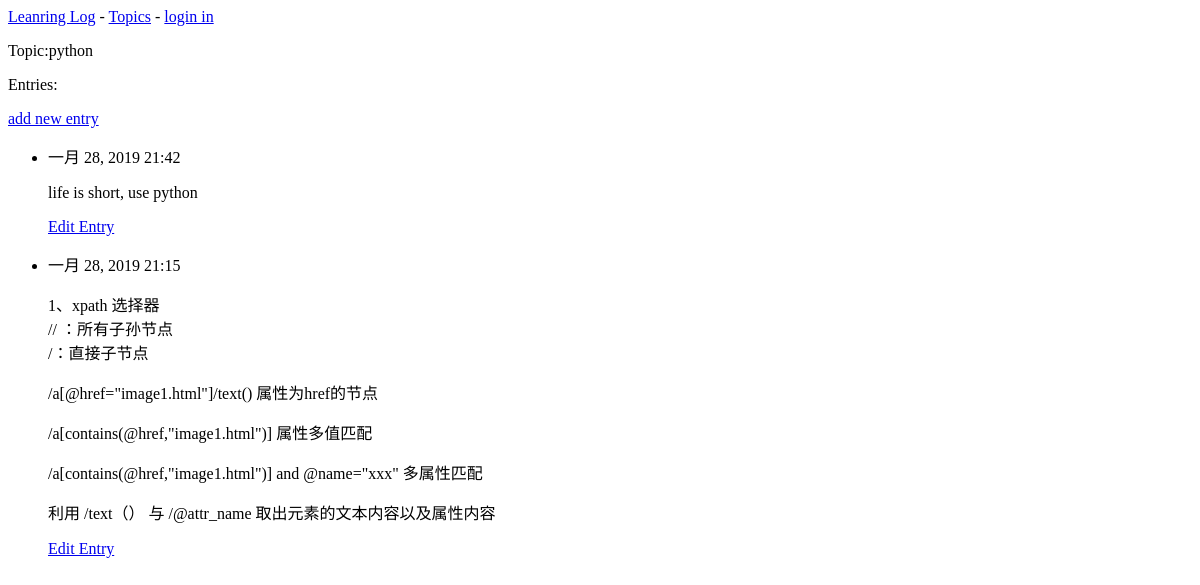
Before: /topics/2/ with the older database file.
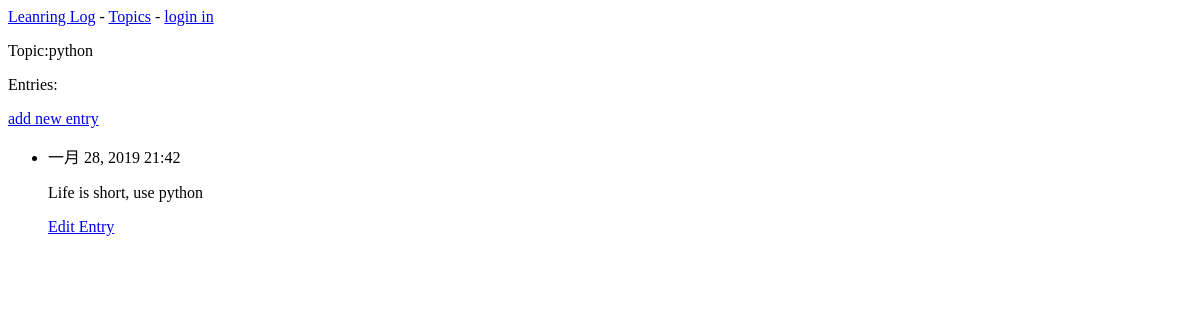
After: the same page with the newer database file.
### learning_logs/models.py (models this page shows, shortened)
class Topic(models.Model):
    text = models.CharField(max_length=200)
    date_added = models.DateTimeField(auto_now_add=True)
    def __str__(self):
        return self.text

class Entry(models.Model):
    topic = models.ForeignKey(Topic, on_delete=models.CASCADE)
    text = models.TextField()
    date_added = models.DateTimeField(auto_now_add=True)
    class Meta:
        ordering = ['-date_added']
        verbose_name_plural = 'entries'

### learning_logs/views.py (the view)
# urls.py: url(r'^topics/(?P<topic_id>\d+)/$', views.topic, name='topic'),
def topic(request, topic_id):
    topic = Topic.objects.get(pk=topic_id)
    entries = topic.entry_set.order_by('-date_added')
    context = {
        'topic':topic,
        'entries':entries
    }
    return render(request, 'learning_logs/topic.html', context)

### learning_logs/templates/learning_logs/topic.html
{% extends "learning_logs/base.html"%}
{% block content %}
	<p>Topic:{{ topic }}</p>
	<p>Entries:</p>
	<p>
		<a href="{% url 'learning_logs:new_entry' topic.id %}">add new entry</a>
	</p>
	<ul>
	{% for entry in entries %}
		<li>
			<p>{{ entry.date_added|date:'M d, Y H:i' }}</p>
			<p>{{ entry.text|linebreaks }}</p>
			<p>
				<a href="{% url 'learning_logs:edit_entry' entry.id %}">Edit Entry</a>
			</p>
		</li>
	{% empty %}
		<li>
			There are no entries for this topic yet.
		</li>
	{% endfor %}
	</ul>
{% endblock %}

### learning_logs/templates/learning_logs/base.html
<p>
    <a href="{% url 'learning_logs:index' %}"> Leanring Log</a> -
    <a href="{% url 'learning_logs:topics' %}">Topics</a> -
    {% if user.is_authenticated %}
        hello,m {{ user.username }}.
    {% else %}
        <a href="={% url 'users:login' %}">login in</a>
    {% endif %}
{% block content %}{% endblock content %}
</p>

Changed rows visible on the page:
removed Entry: date_added "一月 28, 2019 21:15", text "1、xpath 选择器 // ：所有子孙节点 /：直接子节点 /a[@href=\"image1.html\"]/text() 属性为href的节点 /a[contains(@href,\"image1.html\")] 属性多值匹配 /a[contains(@href,\"image1.html\")] and @name=\"xxx\" 多属性匹配 利用 /text（） 与 /@attr_name 取出元素的文本内容以及属性内容"
changed Entry: text "life is short, use python" → "Life is short, use python"
